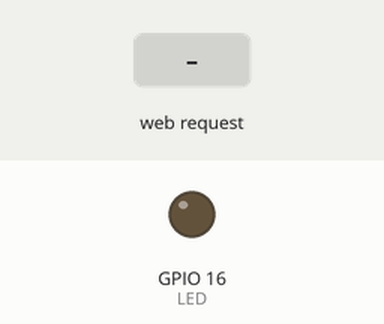
Bench run of a sketch on a simulated ESP8266 (NodeMCU). Parts: output pins drawn as LEDs (lit = HIGH). Inputs (shaded band) come from the test bench. What the sketch prints to the serial monitor is not drawn.

Above: at 2.2 s.
2.3 s: HTTP request GET /LEDOn received
At 2.7 s:
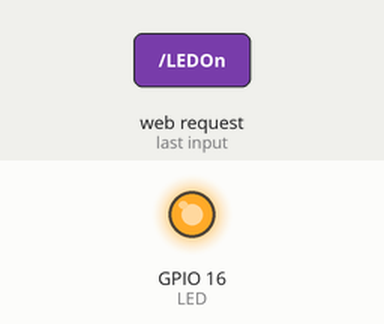
3.8 s: HTTP request GET /LEDOff received
At 5.1 s:
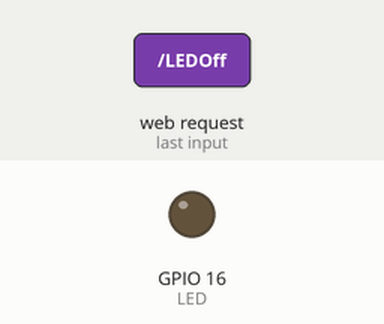
Timing chart, 0 to 6.8 s (numbered marks = the images above; inputs shaded):
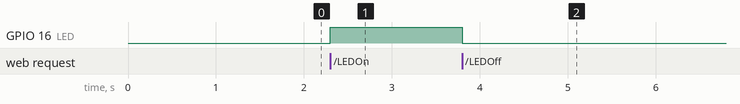

The sketch:

control_led.ino
```cpp
#include <ESP8266WebServer.h> //memasukan library NodeMCU sebagai web server
#include <ESP8266WiFi.h> //memasukan library NodeMCU
#include <WiFiClient.h> //memasukan library NodeMCU sebagai client
#define LED 16

ESP8266WebServer server(80); //menggunakan port 80

//Masukan nama wifi dan password yang akan dibuat
const char *ssid = "cibofdevs";
const char *password = "12345678";
int statusLED = LOW;

//membuat fungsi untuk kondisi led built in
void handleLedOn() {
  statusLED = HIGH; //Kondisi logika "LOW" membuat led nyala
  digitalWrite(LED, statusLED);
  response();
}

void handleLedOff() {
  statusLED = LOW; ////Kondisi logika "HIGH" membuat led nyala
  digitalWrite(LED, statusLED);
  response();
}

void handleRoot() {
    response();
}

const String HtmlHtml = "<html><head>"
"<meta name=\"viewport\" content=\"width=device-width, initial-scale=1\" /></head>";
const String HtmlHtmlClose = "</html>";
const String HtmlTitle = "<h2>Praktikum ICRT</h2><hr>30-Oktober-2019<br><br>\n";
const String HtmlLedStateLow = "<u><big>LED is now <b>OFF</b></big></u><br/><br/>\n";
const String HtmlLedStateHigh = "<u><big>LED is now <b>ON</b></big></u><br/><br/>\n";
const String HtmlButtons =
"<a href=\"LEDOn\" style=\"display: block; width: 96%; color: white; background: blue; border-style: none; padding: 10px; text-decoration: none; border-radius: 3px; curor: pointer; text-align: center;\">ON</button><br/>"
"<a href=\"LEDOff\" style=\"display: block; width: 96%; color: white; background: red; border-style: none; padding: 10px; text-decoration: none; border-radius: 3px; curor: pointer; text-align: center; margin-top: 10px;\">OFF</button><br/>";

void response(){
  String htmlRes = HtmlHtml + HtmlTitle;
  if(statusLED == LOW){
    htmlRes += HtmlLedStateLow;
  }else{
    htmlRes += HtmlLedStateHigh;
  }

  htmlRes += HtmlButtons;
  htmlRes += HtmlHtmlClose;

  server.send(200, "text/html", htmlRes);
}

void setup() {
    delay(1000); //waktu tunda 1 detik
    Serial.begin(9600);
    Serial.println();

    WiFi.softAP(ssid, password);
    //bertindak sebagai access point dengan nama wifi dan pass diatas

    IPAddress apip = WiFi.softAPIP(); //alamat IP
    Serial.print("visit: \n");
    Serial.println(apip); //menuliskan alamat IP yang bisa dikunjungi

    server.on("/", handleRoot); //memanggil fungsi handleRoot()
    server.on("/LEDOn", handleLedOn);
    server.on("/LEDOff", handleLedOff);

    server.begin(); //proses pemulaian menjadi server
    Serial.println("HTTP server beginned");

    pinMode(LED, OUTPUT);
    digitalWrite(LED, statusLED);
}

void loop() {
    server.handleClient();
}
```

Measured:
- after the input at 2.3 s, GPIO 16 (LED): LOW → HIGH at once
- after the input at 3.8 s, GPIO 16 (LED): HIGH → LOW at once
